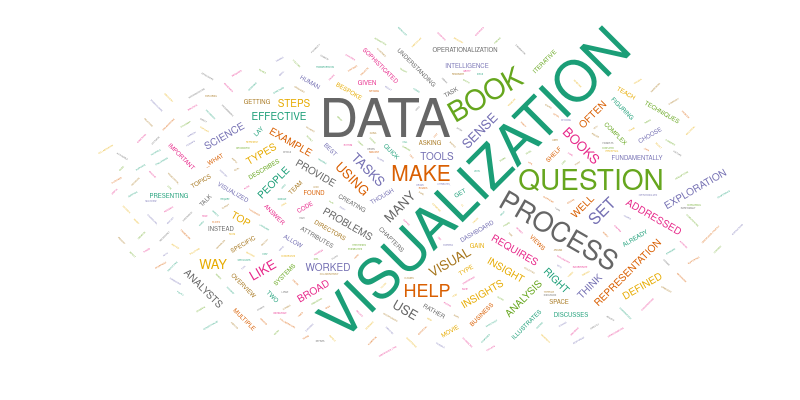

The specification (Vega-Lite) saved for this image:
### Vega specification from a JSON file in a GitHub repository (floating-point values rounded to 4 significant figures)
{"$schema": "https://vega.github.io/schema/vega/v3.0.json", "name": "wordcloud", "width": 800, "height": 400, "padding": 0, "data": [{"name": "table", "__comment": "this is a cleaned-up copy of the text from Chapter 1. Manually removed (s) from visualization, question, others", "values": ["Visualization is a vital tool to understand and share insights around data. The right visualization can help express a core idea, or open a space to examination; it can get the world talking about a dataset, or sharing an insight.", "visualization can take many forms, from views that support exploratory analysis (top left), to those that provide quick overviews in a dashboard (bottom), to an infographic about popular topics (top right).", "visualization provide a direct and tangible representation of data. They allow us to confirm hypotheses and gain insights. When incorporated into the data analysis process early and often, visualization can fundamentally alter the question that someone is asking.", "Creating effective visualization is hard. Not because a data set requires an exotic and bespoke visual representation -- for many problems standard statistical charts will suffice. And not because creating a visualization requires coding expertise in an unfamiliar programming language -- off-the-shelf tools like Excel, Tableau, and R are ample. ", "Rather, visualization are challenging to create because the problems that are best addressed by visualization are complex and ill-formed. The task of figuring out _what attributes_ of a data set are important is often conflated with figuring out _what type of visualization_ to use. Comparatively speaking, though, picking a chart type to represent specific attributes in a data set is easy. In contrast, deciding on which data attributes will help answer a question is a complex, poorly-defined, and user-driven process; it can require rounds of visualization and exploration to resolve. In this book we focus on the process of going from high-level question to well-defined data analysis tasks, and how to incorporate visualization along the way to clarify understanding and gain insights.", "Who is this book for?", "This book is for people with access to data and, perhaps, a suite of computational tools, but who are less than sure how to turn that data into visual insight. We have sometimes found that many data science books that you can figure out what how to visualize the data once collected; and that visualization books can often assume that you already have a well-defined question, ready to be visualized. If, like us, you would like to address these assumptions, then this book is for you.", "This book does not teach the reader how to clean and manage data in detail, or how to write visualization code: there are already great books on these topics (and, when relevant, we point to some of them). Rather, we will talk about why those processes are important. Similarly, this book will not teach you how to choose a beautiful colormap or select a typeface. Instead, we lay out a framework for how to think about data given the possibilities, and constraints, of visual exploration. Our goal is to show how to effectively use visualization to make sense of data.", "Who are we?", "The authors of this book have a combined three decades of experience in make sense of data through designing and using visualization. We have worked with data from a broad range of fields: biology and urban transportation, business intelligence and scientific visualization, debugging code and building maps. We have worked with analysts from a variety of organizations, from small, academic science labs to teams of data analysts embedded in large companies. Some of the projects we have worked on result in sophisticated, bespoke visualization systems designed collaboratively with domain specialists, and other times we have pointed people to off-the-shelf visualization tools after a few conversations. We have taught university classes in visualization, and given lectures and tutorials. All in all, we have visualized thousands of data sets.", "We have found that our knowledge about visualization techniques, solutions, and systems shapes the way that we think and reason about data. Visualization is fundamentally about presenting data in a way that elicits human reasoning,  that makes room for individual interpretations, and supports exploration. We help our collaborators to make their question and data reflect these values. The process we lay out in this book describes our method.", "Overview of chapters", "illustrates the process of make sense with visualization in a quick example, exposing the role that a visual representation can play in data discovery.", "starts to get into details. It discusses a mechanism to help narrow a question from a broad task into something that can be addressed with an iterative visualization process. For example, the broad question _“Who are the best movie directors?”_ does not necessarily suggest a specific visualization – but _“Find movie directors who directed top-grossing movies using an IMDB data set.”_ can lead more directly to an answer by way of a visualization or two. This process creates an operationalized question, one that consists of particular tasks that can be addressed with data.", "This process of narrowing a question down to actionable tasks requires input from multiple stakeholders. <<DataCounseling>> lays out an iterative set of steps for getting to the operationalization, which we call _data counseling_. These steps include finding the right people to talk to, asking effective question, and rapidly exploring the data through increasingly sophisticated prototypes.", "The numerical nitty-gritty of the book follows.  discusses types and relations of data, and defines and uses terms like dimensions and measures, or categorical and quantitative.  then organizes common visualization types by the tasks that they fulfill and the data that they use. Last, <<multiview>> explores visualization techniques that use multiple views and interaction.", "These chapters are meant to provide an overview of some of the most effective and commonly used ideas for supporting sense-make with visualization, and are are framed using the operationalization and data counseling process to help guide decision-make about which visualization to choose.", "With this understanding of getting to insight--from question to data to visualization-—the remainder of the book illustrates two examples of carrying out these steps. A case study in <<casestudies_lync>> describes the creation of a business intelligence dashboard, in collaboration with a team of developers and analysts at Microsoft. <<casestudies_fruitfly>> draws from science, instead, presenting an example with a team of scientists who work with biological data.  These problems illustrate the flexibility of the process, as well as the diverse types of outcomes that are possible.", "There are many things that will not be covered in this book. Space does not allow for the perceptual aspects of visualization, human factors components of interfaces, or instructions for using toolkits. We think, though, that the aspect that we have chosen to present here--this discussion of how to conceptualize a problem for visualization--will help make other books and resources more useful."], "transform": [{"type": "countpattern", "field": "data", "case": "upper", "pattern": "[\\w']{3,}", "stopwords": "(i|me|my|myself|we|us|our|ours|ourselves|you|your|yours|yourself|yourselves|he|him|his|himself|she|her|hers|herself|it|its|itself|they|them|their|theirs|themselves|what|which|who|whom|whose|this|that|these|those|am|is|are|was|were|be|been|being|have|has|had|having|do|does|did|doing|will|would|should|can|could|ought|i'm|you're|he's|she's|it's|we're|they're|i've|you've|we've|they've|i'd|you'd|he'd|she'd|we'd|they'd|i'll|you'll|he'll|she'll|we'll|they'll|isn't|aren't|wasn't|weren't|hasn't|haven't|hadn't|doesn't|don't|didn't|won't|wouldn't|shan't|shouldn't|can't|cannot|couldn't|mustn't|let's|that's|who's|what's|here's|there's|when's|where's|why's|how's|a|an|the|and|but|if|or|because|as|until|while|of|at|by|for|with|about|against|between|into|through|during|before|after|above|below|to|from|up|upon|down|in|out|on|off|over|under|again|further|then|once|here|there|when|where|why|how|all|any|both|each|few|more|most|other|some|such|no|nor|not|only|own|same|so|than|too|very|say|says|said|shall)"}, {"type": "formula", "as": "angle", "expr": "[-45, -30, 0, 30, 45][~~(random() * 5)]"}, {"type": "formula", "as": "weight", "expr": "200"}]}], "scales": [{"name": "colors", "type": "ordinal", "range": ["#1b9e77", "#d95f02", "#7570b3", "#e7298a", "#66a61e", "#e6ab02", "#a6761d", "#666666"]}], "marks": [{"type": "text", "from": {"data": "table"}, "encode": {"enter": {"text": {"field": "text"}, "align": {"value": "center"}, "baseline": {"value": "alphabetic"}, "fill": {"scale": "colors", "field": "text"}}, "update": {"fillOpacity": {"value": 1}}, "hover": {"fillOpacity": {"value": 0.5}}}, "transform": [{"type": "wordcloud", "size": [800, 400], "text": {"field": "text"}, "rotate": {"field": "datum.angle"}, "font": "Helvetica Neue, Arial", "fontSize": {"field": "datum.count"}, "fontWeight": {"field": "datum.weight"}, "fontSizeRange": [2, 56], "padding": 2}]}]}
